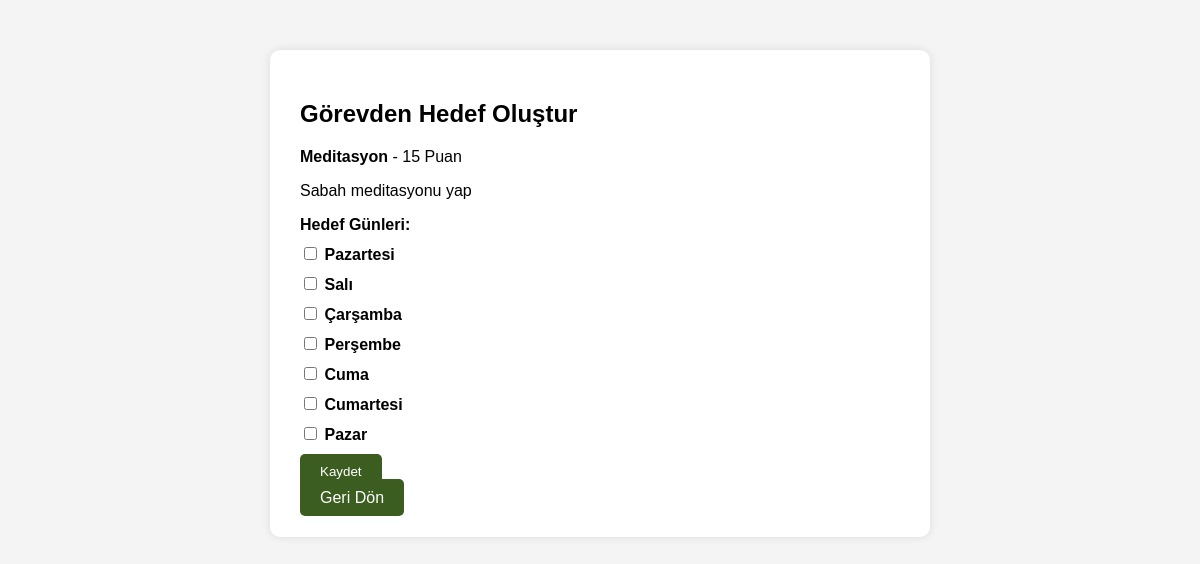
Screenshot of /accounts/add_goal_from_task/1/ (signed in) with the database file from the repository.
### accounts/models.py (models this page shows, shortened)
class TaskTemplate(models.Model):
    title = models.CharField(max_length=255)
    description = models.TextField(blank=True, null=True)
    points = models.IntegerField(default=10)

### accounts/views.py (the view)
# urls.py: path('add_goal_from_task/<int:task_id>/', views.add_goal_from_task, name='add_goal_from_task'),
@login_required
def add_goal_from_task(request, task_id):
    task = get_object_or_404(TaskTemplate, id=task_id)
    if request.method == "POST":
        form = GoalForm(request.POST)
        if form.is_valid():
            goal = form.save(commit=False)
            goal.user = request.user
            goal.title = task.title
            goal.description = task.description
            goal.points = task.points
            goal.save()
            return redirect('goal_list')
    else:
        form = GoalForm()
    return render(request, 'accounts/add_goal_from_task.html', {
        'form': form,
        'task': task
    })

### accounts/views.py
class GoalForm(forms.ModelForm):
    day_of_week = forms.MultipleChoiceField(
        choices=DAY_CHOICES,
        widget=forms.CheckboxSelectMultiple,
        required=False,
        label="Hedef Günleri"
    )
    class Meta:
        model = Goal
        fields = ['title', 'description', 'points', 'completed']

### accounts/templates/accounts/add_goal_from_task.html (shortened to what this page needs)
<!DOCTYPE html>
<html lang="tr">
<head>
</head>
<body>
    <div class="container">
        <h2>Görevden Hedef Oluştur</h2>
        <p><strong>{{ task.title }}</strong> - {{ task.points }} Puan</p>
        <p>{{ task.description }}</p>
        <form method="post">
            <label>Hedef Günleri:</label>
            {{ form.day_of_week }}
            <button type="submit" class="btn">Kaydet</button>
        </form>
        <a href="{% url 'task_pool' %}" class="btn">Geri Dön</a>
    </div>
</body>
</html>

### accounts/templates/accounts/add_goal_from_task.html (style rules this page uses)
body { font-family: Arial, sans-serif; background-color: #f4f4f4; margin: 0; }
.container { max-width: 600px; margin: 50px auto; background: white; padding: 30px; border-radius: 10px; box-shadow: 0 0 10px rgba(0,0,0,0.1); }
.btn { background-color: #3b5d20; color: white; padding: 10px 20px; border-radius: 5px; text-decoration: none; border: none; margin-top: 10px; }
label { font-weight: bold; margin-top: 10px; display: block; }

### rows the page displays
TaskTemplate: title "Meditasyon", points "15", description "Sabah meditasyonu yap"
